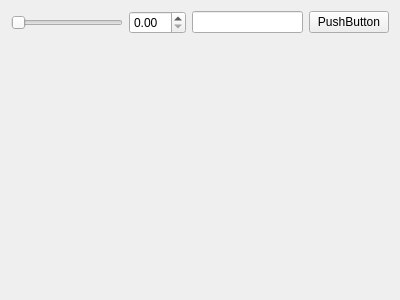
<?xml version="1.0" encoding="UTF-8"?>
<ui version="4.0">
 <class>QMainWidget</class>
 <widget class="QWidget" name="QMainWidget">
  <property name="geometry">
   <rect>
    <x>0</x>
    <y>0</y>
    <width>400</width>
    <height>300</height>
   </rect>
  </property>
  <property name="windowTitle">
   <string>QMainWidget</string>
  </property>
  <layout class="QGridLayout" name="gridLayout">
   <item row="0" column="2">
    <widget class="QLineEdit" name="m_text"/>
   </item>
   <item row="0" column="0">
    <widget class="CKESliderEx" name="m_slider">
     <property name="orientation">
      <enum>Qt::Horizontal</enum>
     </property>
    </widget>
   </item>
   <item row="2" column="2">
    <spacer name="verticalSpacer">
     <property name="orientation">
      <enum>Qt::Vertical</enum>
     </property>
     <property name="sizeHint" stdset="0">
      <size>
       <width>20</width>
       <height>40</height>
      </size>
     </property>
    </spacer>
   </item>
   <item row="0" column="1">
    <widget class="QSpinBoxEx" name="m_spin"/>
   </item>
   <item row="0" column="3">
    <widget class="QPushButton" name="m_reset">
     <property name="text">
      <string>PushButton</string>
     </property>
    </widget>
   </item>
  </layout>
 </widget>
 <layoutdefault spacing="6" margin="11"/>
 <customwidgets>
  <customwidget>
   <class>CKESliderEx</class>
   <extends>QSlider</extends>
   <header location="global">kesliderex.h</header>
  </customwidget>
  <customwidget>
   <class>QSpinBoxEx</class>
   <extends>QDoubleSpinBox</extends>
   <header>qspinboxex.h</header>
  </customwidget>
 </customwidgets>
 <resources/>
 <connections/>
</ui>
